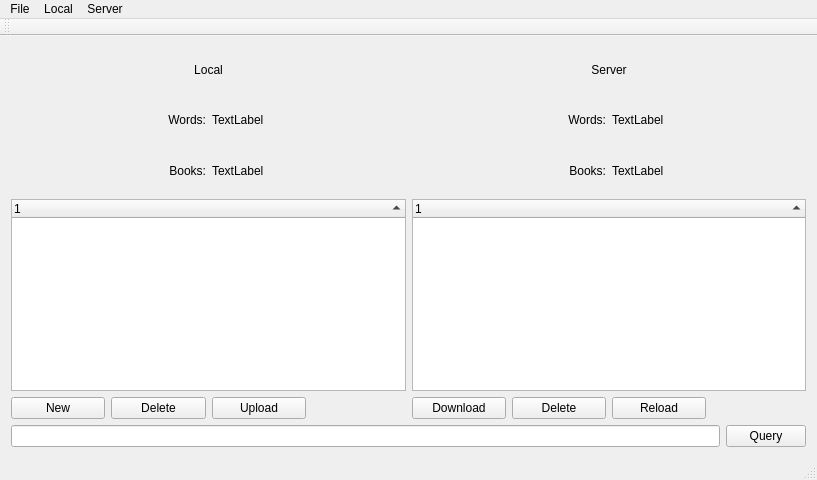
<?xml version="1.0" encoding="UTF-8"?>
<ui version="4.0">
 <class>MainWindow</class>
 <widget class="QMainWindow" name="MainWindow">
  <property name="geometry">
   <rect>
    <x>0</x>
    <y>0</y>
    <width>817</width>
    <height>480</height>
   </rect>
  </property>
  <property name="windowTitle">
   <string>MainWindow</string>
  </property>
  <widget class="QWidget" name="centralWidget">
   <layout class="QVBoxLayout" name="verticalLayout">
    <item>
     <layout class="QHBoxLayout" name="horizontalLayout_6">
      <item>
       <layout class="QVBoxLayout" name="verticalLayout_2">
        <item>
         <layout class="QGridLayout" name="gridLayout">
          <item row="0" column="0" colspan="4">
           <widget class="QLabel" name="label">
            <property name="text">
             <string>Local</string>
            </property>
            <property name="alignment">
             <set>Qt::AlignCenter</set>
            </property>
           </widget>
          </item>
          <item row="3" column="0" colspan="4">
           <widget class="QTreeWidget" name="twLocalData">
            <property name="sizePolicy">
             <sizepolicy hsizetype="Expanding" vsizetype="Fixed">
              <horstretch>0</horstretch>
              <verstretch>0</verstretch>
             </sizepolicy>
            </property>
            <property name="indentation">
             <number>0</number>
            </property>
            <property name="sortingEnabled">
             <bool>true</bool>
            </property>
            <column>
             <property name="text">
              <string notr="true">1</string>
             </property>
            </column>
           </widget>
          </item>
          <item row="4" column="0">
           <widget class="QPushButton" name="pushNewBook">
            <property name="text">
             <string>New</string>
            </property>
           </widget>
          </item>
          <item row="1" column="1">
           <widget class="QLabel" name="label_5">
            <property name="text">
             <string>Words:</string>
            </property>
            <property name="alignment">
             <set>Qt::AlignRight|Qt::AlignTrailing|Qt::AlignVCenter</set>
            </property>
           </widget>
          </item>
          <item row="2" column="1">
           <widget class="QLabel" name="label_3">
            <property name="text">
             <string>Books:</string>
            </property>
            <property name="alignment">
             <set>Qt::AlignRight|Qt::AlignTrailing|Qt::AlignVCenter</set>
            </property>
           </widget>
          </item>
          <item row="1" column="2">
           <widget class="QLabel" name="labelLocalWords">
            <property name="text">
             <string>TextLabel</string>
            </property>
           </widget>
          </item>
          <item row="2" column="2">
           <widget class="QLabel" name="labelLocalBooks">
            <property name="text">
             <string>TextLabel</string>
            </property>
           </widget>
          </item>
          <item row="4" column="1">
           <widget class="QPushButton" name="pbDeleteBook">
            <property name="text">
             <string>Delete</string>
            </property>
           </widget>
          </item>
          <item row="4" column="2">
           <widget class="QPushButton" name="pbUploadBook">
            <property name="text">
             <string>Upload</string>
            </property>
           </widget>
          </item>
         </layout>
        </item>
       </layout>
      </item>
      <item>
       <layout class="QVBoxLayout" name="verticalLayout_3">
        <item>
         <layout class="QGridLayout" name="gridLayout_2">
          <item row="1" column="1">
           <widget class="QLabel" name="label_6">
            <property name="text">
             <string>Words:</string>
            </property>
            <property name="alignment">
             <set>Qt::AlignRight|Qt::AlignTrailing|Qt::AlignVCenter</set>
            </property>
           </widget>
          </item>
          <item row="2" column="1">
           <widget class="QLabel" name="label_4">
            <property name="text">
             <string>Books:</string>
            </property>
            <property name="alignment">
             <set>Qt::AlignRight|Qt::AlignTrailing|Qt::AlignVCenter</set>
            </property>
           </widget>
          </item>
          <item row="1" column="2">
           <widget class="QLabel" name="labelServerWords">
            <property name="text">
             <string>TextLabel</string>
            </property>
           </widget>
          </item>
          <item row="2" column="2">
           <widget class="QLabel" name="labelServerBooks">
            <property name="text">
             <string>TextLabel</string>
            </property>
           </widget>
          </item>
          <item row="3" column="0" colspan="4">
           <widget class="QTreeWidget" name="twServerData">
            <property name="sizePolicy">
             <sizepolicy hsizetype="Expanding" vsizetype="Fixed">
              <horstretch>0</horstretch>
              <verstretch>0</verstretch>
             </sizepolicy>
            </property>
            <property name="indentation">
             <number>0</number>
            </property>
            <property name="sortingEnabled">
             <bool>true</bool>
            </property>
            <column>
             <property name="text">
              <string notr="true">1</string>
             </property>
            </column>
           </widget>
          </item>
          <item row="4" column="0">
           <widget class="QPushButton" name="pbDownloadServerBook">
            <property name="text">
             <string>Download</string>
            </property>
           </widget>
          </item>
          <item row="4" column="1">
           <widget class="QPushButton" name="pbDeleteServerBook">
            <property name="text">
             <string>Delete</string>
            </property>
           </widget>
          </item>
          <item row="0" column="0" colspan="4">
           <widget class="QLabel" name="label_2">
            <property name="text">
             <string>Server</string>
            </property>
            <property name="alignment">
             <set>Qt::AlignCenter</set>
            </property>
           </widget>
          </item>
          <item row="4" column="2">
           <widget class="QPushButton" name="pbReloadServerData">
            <property name="text">
             <string>Reload</string>
            </property>
           </widget>
          </item>
         </layout>
        </item>
       </layout>
      </item>
     </layout>
    </item>
    <item>
     <layout class="QHBoxLayout" name="horizontalLayout">
      <item>
       <widget class="QLineEdit" name="lineEdit"/>
      </item>
      <item>
       <widget class="QPushButton" name="pushButton">
        <property name="text">
         <string>Query</string>
        </property>
       </widget>
      </item>
     </layout>
    </item>
    <item>
     <layout class="QHBoxLayout" name="horizontalLayout_2"/>
    </item>
   </layout>
  </widget>
  <widget class="QMenuBar" name="menuBar">
   <property name="geometry">
    <rect>
     <x>0</x>
     <y>0</y>
     <width>817</width>
     <height>22</height>
    </rect>
   </property>
   <widget class="QMenu" name="menuFile">
    <property name="title">
     <string>File</string>
    </property>
    <addaction name="actionOpen"/>
    <addaction name="actionPreferences"/>
   </widget>
   <widget class="QMenu" name="menuLocal">
    <property name="title">
     <string>Local</string>
    </property>
    <addaction name="actionNewBook"/>
    <addaction name="actionDeleteLocalBook"/>
    <addaction name="actionUpload_Book"/>
    <addaction name="actionFetch_Missing_Media_Files"/>
   </widget>
   <widget class="QMenu" name="menuServer">
    <property name="title">
     <string>Server</string>
    </property>
    <addaction name="actionReload_data"/>
    <addaction name="actionDownload_Book"/>
    <addaction name="actionDeleteServerBook"/>
   </widget>
   <addaction name="menuFile"/>
   <addaction name="menuLocal"/>
   <addaction name="menuServer"/>
  </widget>
  <widget class="QToolBar" name="mainToolBar">
   <attribute name="toolBarArea">
    <enum>TopToolBarArea</enum>
   </attribute>
   <attribute name="toolBarBreak">
    <bool>false</bool>
   </attribute>
  </widget>
  <widget class="QStatusBar" name="statusBar"/>
  <action name="actionOpen">
   <property name="text">
    <string>Open Dictionary</string>
   </property>
  </action>
  <action name="actionNewBook">
   <property name="text">
    <string>New Book</string>
   </property>
  </action>
  <action name="actionPreferences">
   <property name="text">
    <string>Preferences...</string>
   </property>
   <property name="menuRole">
    <enum>QAction::PreferencesRole</enum>
   </property>
  </action>
  <action name="actionDeleteLocalBook">
   <property name="text">
    <string>Delete Book</string>
   </property>
  </action>
  <action name="actionDeleteServerBook">
   <property name="text">
    <string>Delete Book</string>
   </property>
  </action>
  <action name="actionReload_data">
   <property name="text">
    <string>Reload Data</string>
   </property>
  </action>
  <action name="actionSync_To_Local">
   <property name="text">
    <string>Sync to Local</string>
   </property>
  </action>
  <action name="actionUpload_Book">
   <property name="text">
    <string>Upload Book</string>
   </property>
  </action>
  <action name="actionDownload_Book">
   <property name="text">
    <string>Download Book</string>
   </property>
  </action>
  <action name="actionFetch_Missing_Media_Files">
   <property name="text">
    <string>Fetch Missing Media Files</string>
   </property>
  </action>
 </widget>
 <layoutdefault spacing="6" margin="11"/>
 <resources/>
 <connections/>
</ui>
